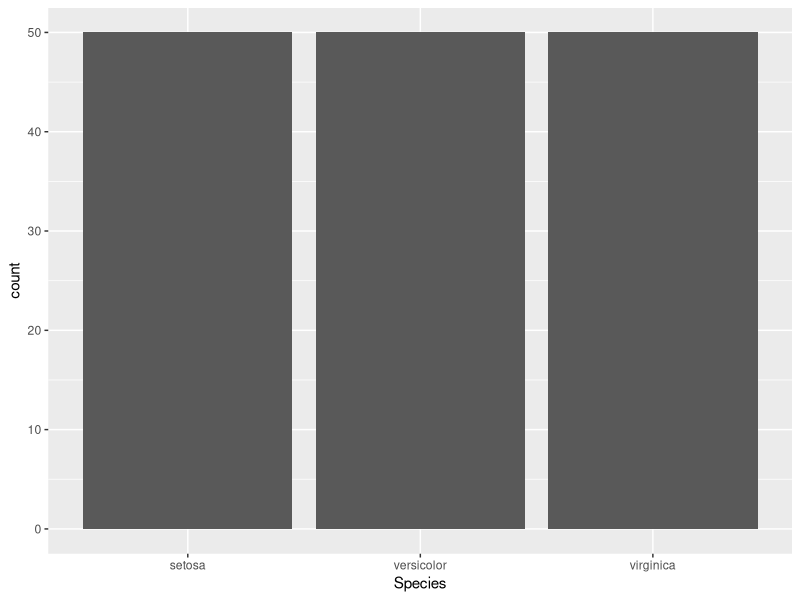
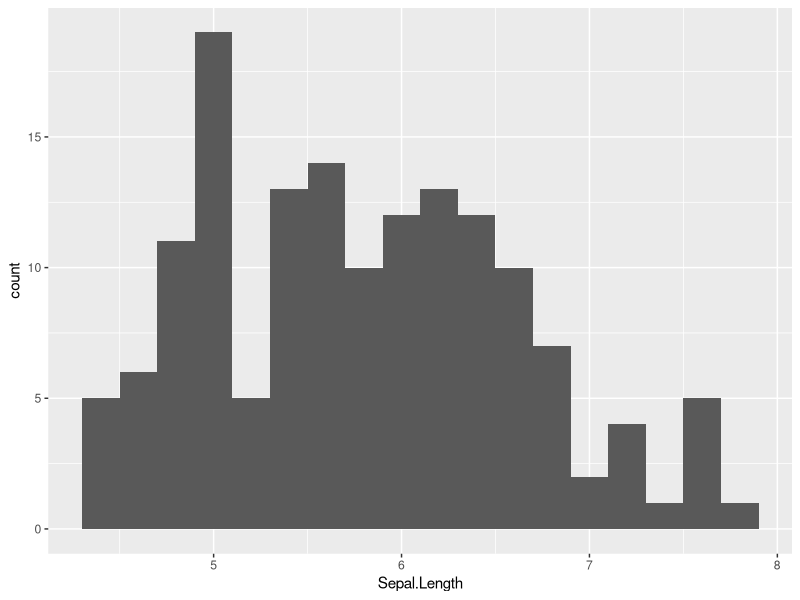
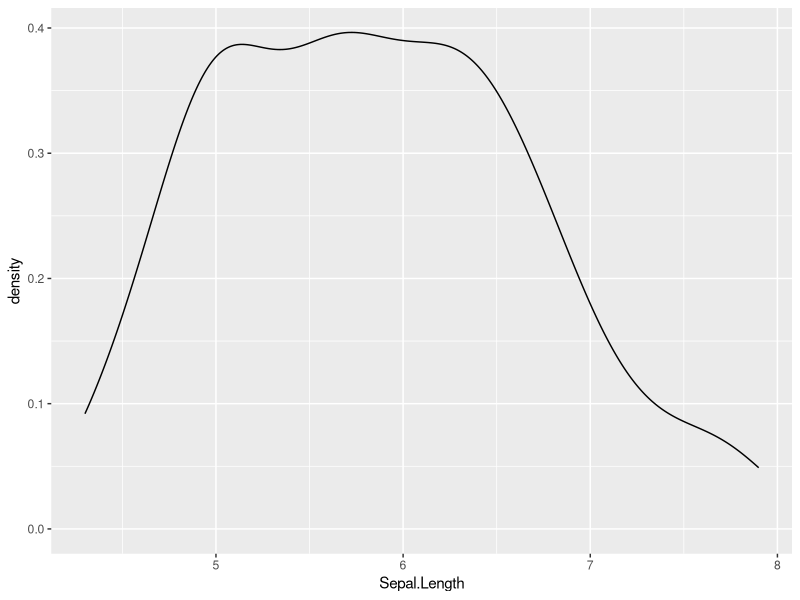
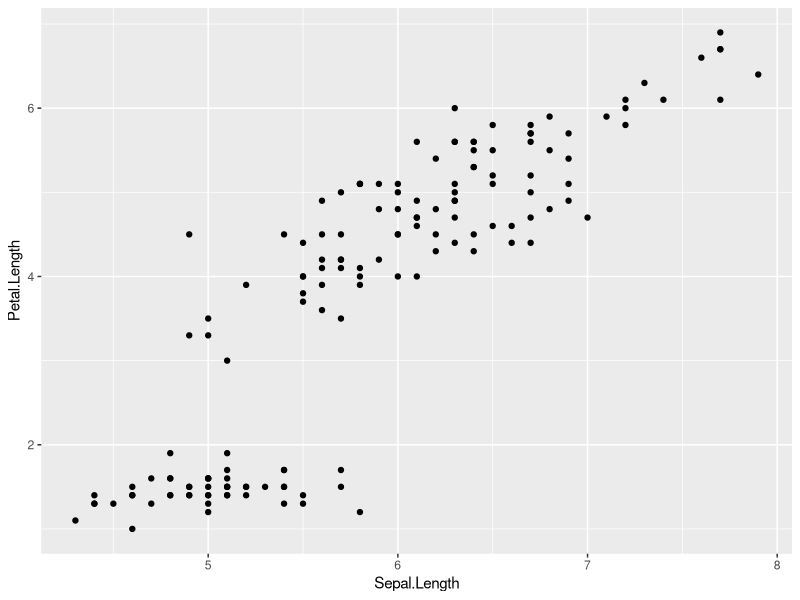
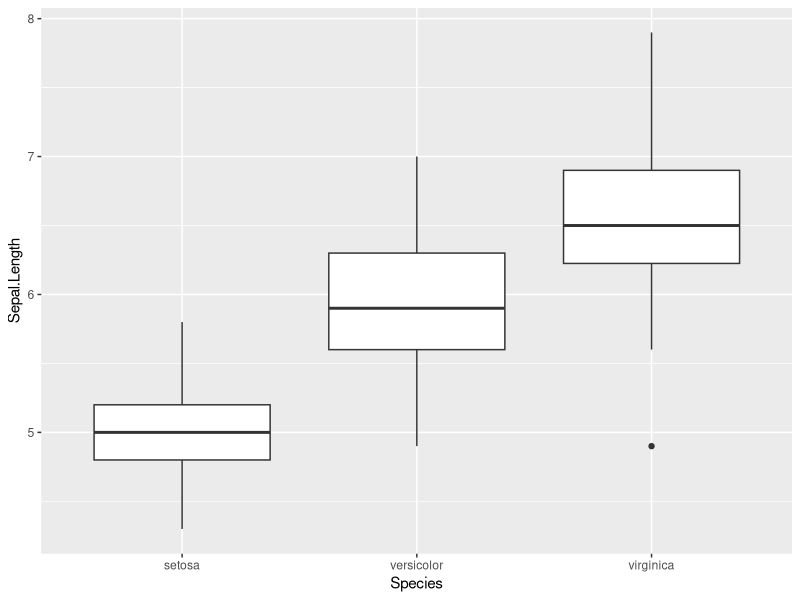

Reproduce these figures in R, in order.
## ---- chunk 1
library(ggplot2)
## ---- chunk 2
ggplot(iris, aes(x = Species)) +
  geom_bar()
## ---- chunk 3
ggplot(iris, aes(x = Sepal.Length)) + 
  geom_histogram(binwidth = 0.2)
# binwidthとは、区間（bin）の幅を表しています。
# 小さい値 = 細かいヒストグラム
# 大きい値 = 大まかなヒストグラム
## ---- chunk 4
ggplot(iris, aes(x = Sepal.Length)) +
  geom_density(adjust = 1)
# adjustとは、密度曲線のスムージングの強さを調整するパラメーターです。
# 小さい値 = ギザギザの曲線
# 大きい値 = なめらかな曲線
## ---- chunk 5
ggplot(iris, aes(x = Sepal.Length, y = Petal.Length)) +
  geom_point()
## ---- chunk 6
ggplot(iris, aes(x = Species, y = Sepal.Length)) +
  geom_boxplot()
